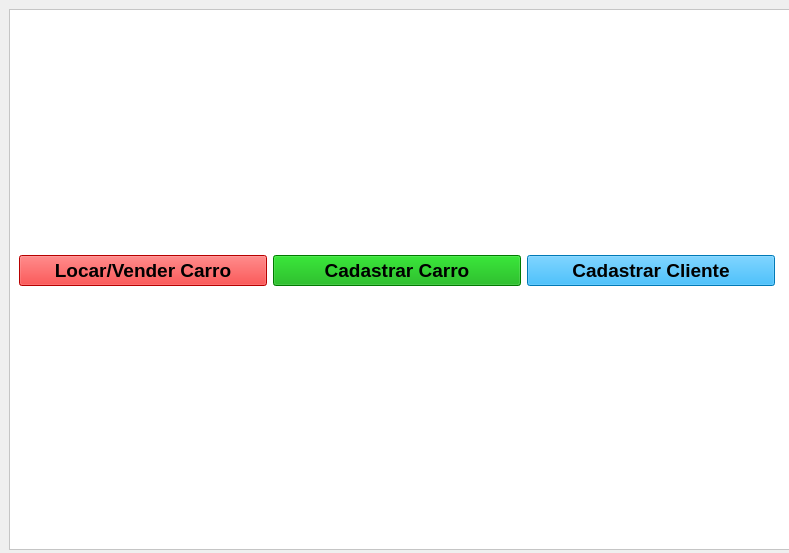
<?xml version="1.0" encoding="UTF-8"?>
<ui version="4.0">
 <class>MainWindow</class>
 <widget class="QMainWindow" name="MainWindow">
  <property name="geometry">
   <rect>
    <x>0</x>
    <y>0</y>
    <width>789</width>
    <height>553</height>
   </rect>
  </property>
  <property name="windowTitle">
   <string>MainWindow</string>
  </property>
  <widget class="QWidget" name="centralwidget">
   <widget class="QFrame" name="frame">
    <property name="geometry">
     <rect>
      <x>9</x>
      <y>9</y>
      <width>781</width>
      <height>541</height>
     </rect>
    </property>
    <property name="styleSheet">
     <string notr="true">background-color: rgb(255, 255, 255);
background-image: url(:/newPrefix/carroslocadora.png);</string>
    </property>
    <property name="frameShape">
     <enum>QFrame::StyledPanel</enum>
    </property>
    <property name="frameShadow">
     <enum>QFrame::Raised</enum>
    </property>
    <widget class="QWidget" name="">
     <property name="geometry">
      <rect>
       <x>10</x>
       <y>240</y>
       <width>756</width>
       <height>43</height>
      </rect>
     </property>
     <layout class="QHBoxLayout" name="horizontalLayout">
      <item>
       <widget class="QPushButton" name="locarvcarro">
        <property name="font">
         <font>
          <pointsize>14</pointsize>
          <weight>75</weight>
          <bold>true</bold>
         </font>
        </property>
        <property name="styleSheet">
         <string notr="true">background-color: rgb(255, 0, 0);</string>
        </property>
        <property name="text">
         <string>Locar/Vender Carro</string>
        </property>
       </widget>
      </item>
      <item>
       <widget class="QPushButton" name="cadcarro">
        <property name="font">
         <font>
          <pointsize>14</pointsize>
          <weight>75</weight>
          <bold>true</bold>
         </font>
        </property>
        <property name="styleSheet">
         <string notr="true">background-color: rgb(0, 170, 0);</string>
        </property>
        <property name="text">
         <string>Cadastrar Carro</string>
        </property>
       </widget>
      </item>
      <item>
       <widget class="QPushButton" name="cadcliente">
        <property name="font">
         <font>
          <pointsize>14</pointsize>
          <weight>75</weight>
          <bold>true</bold>
         </font>
        </property>
        <property name="styleSheet">
         <string notr="true">background-color: rgb(0, 170, 255);</string>
        </property>
        <property name="text">
         <string>Cadastrar Cliente</string>
        </property>
       </widget>
      </item>
     </layout>
    </widget>
   </widget>
  </widget>
 </widget>
 <resources>
  <include location="img/teste.qrc"/>
 </resources>
 <connections/>
</ui>
